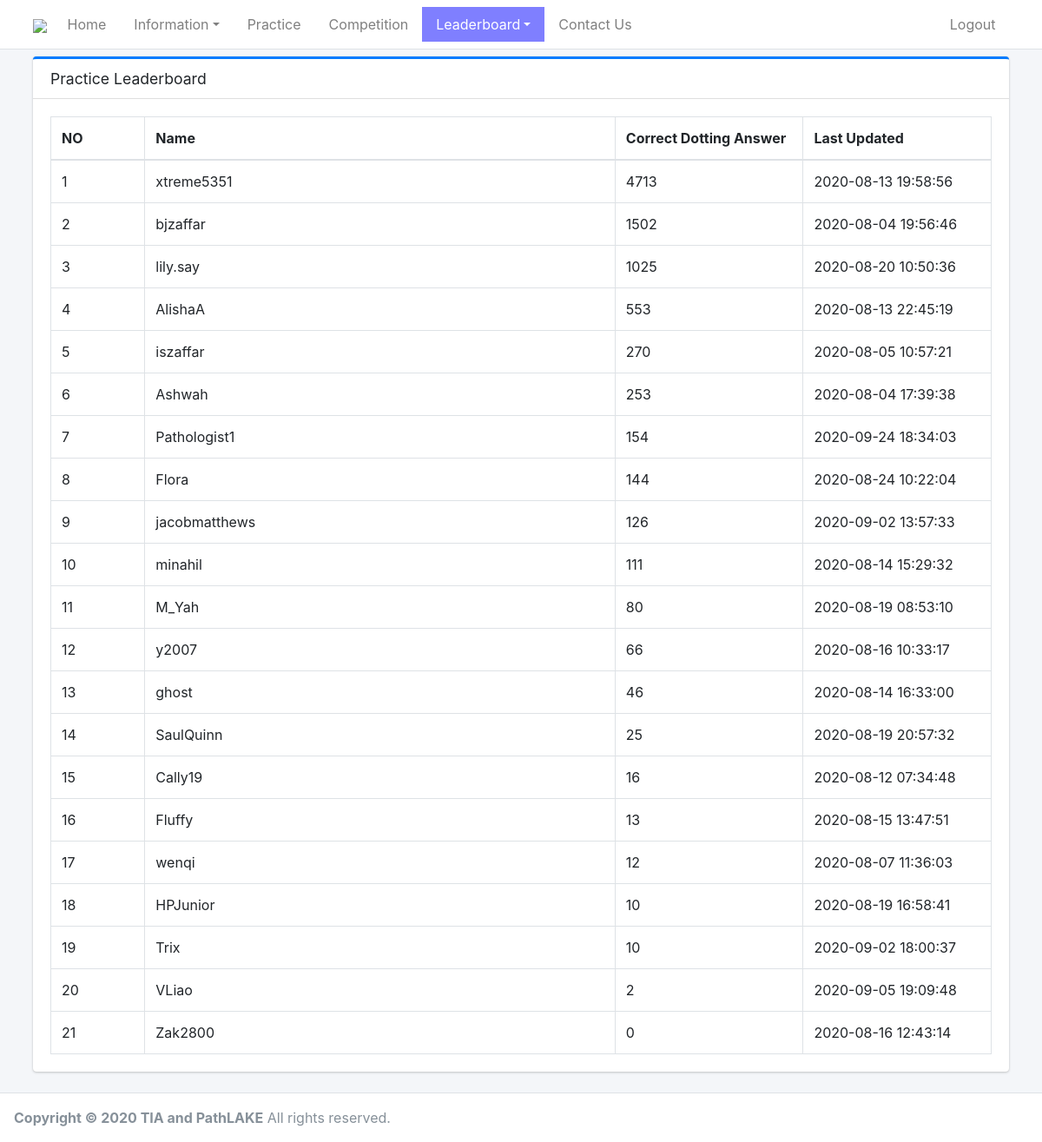
/off/leaderboard-practice/ (signed in), run on the app's committed database.
### tangoweb/models.py (models this page shows, shortened)
class UserPracticeBoard(models.Model):
    user = models.OneToOneField(User, on_delete=models.CASCADE)
    point = models.IntegerField()
    updated = models.DateTimeField(default=timezone.now)

### tangooff/views.py (the view)
# urls.py: path('leaderboard-practice/', views.leaderboardPractice, name='tangooff-leaderboard'),
@login_required
def leaderboardPractice(request):
    aUserBoards = UserPracticeBoard.objects.filter().order_by('-point')
    context = {
        'top': 'leaderboard',
        'boards': aUserBoards,
    }
    return render(request, 'tangooff/leaderboard.html', context)

### tangoweb/templatetags/tango_filters.py (called while the page is built)
@register.simple_tag
def checkTopMenuActive(currentMenu, selectedMenu):
   return 'active' if currentMenu == selectedMenu else ''

@register.simple_tag
def getLevelString(level):
   if level == '1':
      lstring = 'Mild'
   elif level == '2':
      lstring = 'Hot'
   elif level == '3':
      lstring = 'Spicy'
   elif level == '4':
      lstring = 'Supercharger'
   return lstring

### templates/tangooff/leaderboard.html (shortened to what this page needs)
{% extends "layout.html" %}
{% load tango_filters %}
{% load static %}
{% block content %}
<link rel="stylesheet" href="{% static 'theme/plugins/datatables-bs4/css/dataTables.bootstrap4.min.css' %}">
<link rel="stylesheet" href="{% static 'theme/plugins/datatables-responsive/css/responsive.bootstrap4.min.css' %}">
<div class="content">
    <div class="container p-2">
        <div class="row">
            <div class="col-12">
                <div class="card card-primary card-outline">
                    <div class="card-header">
                        <h5 class="card-title">Practice Leaderboard</h5>
                    </div>
                    <div class="card-body">
                        <table id="annotationTable" class="table table-bordered">
                        <thead>
                            <tr>
                                <th style="width:10%;">NO</th>
                                <th style="width:50%;">Name</th>
                                <th style="width:20%;">Correct Dotting Answer</th>
                                <th style="width:20%;">Last Updated</th>
                            </tr>
                        </thead>
                        <tboday>
{%  for aUserBoard in boards %}
                            <tr>
                                <td>{{ forloop.counter }}</td>
                                <td>{{ aUserBoard.user.username }}</td>
                                <td>{{ aUserBoard.point }}</td>
                                <td>{{ aUserBoard.updated|date:"Y-m-d H:i:s" }}</td>
                            </tr>
{%  endfor %}
                        </tboday>
                        </table>
                    </div>
                </div>
            </div>
        </div>
    </div>
</div>
{% endblock content %}

### templates/layout.html (shortened to what this page needs)
{% load tango_filters %}
{% load static %}
<!DOCTYPE html>
<html>
<head>
    <link rel="stylesheet" href="{% static 'theme/plugins/fontawesome-free/css/all.min.css' %}">
    <link rel="stylesheet" href="https://code.ionicframework.com/ionicons/2.0.1/css/ionicons.min.css">
    <link rel="stylesheet" href="{% static 'theme/dist/css/adminlte.min.css' %}">
    <link rel="stylesheet" href="{% static 'css/tango2.css' %}">
</head>
<body class="hold-transition layout-top-nav">
    <div class="wrapper">
        <nav class="main-header navbar navbar-expand-md navbar-light navbar-white">
            <div class="container">
                <a href="{% url 'tangoweb-home' %}" class="navbar-brand">
                    <img style="width:100px;" class="img-fluid" src="{% static 'image/pathcomplogo.png' %}"/>
                </a>
                <div class="collapse navbar-collapse order-3" id="navbarCollapse">
                    <ul class="navbar-nav">
                        <li class="nav-item {% checkTopMenuActive 'home' top %}">
                            <a href="{% url 'tangoweb-home' %}" class="nav-link">Home</a>
                        </li>
                        <li class="nav-item dropdown {% checkTopMenuActive 'information' top %}">
                            <a id="dropdownSubMenu1" href="#" data-toggle="dropdown" aria-haspopup="true" aria-expanded="false" class="nav-link dropdown-toggle">Information</a>
                        </li>
                        <li class="nav-item {% checkTopMenuActive 'practice' top %}">
                            <a href="{% url 'tangooff-home' %}" class="nav-link">Practice</a>
                        </li>
                        <li class="nav-item {% checkTopMenuActive 'competition' top %}">
                            <a href="{% url 'tangoon-home' %}" class="nav-link">Competition</a>
                        </li>
                        <li class="nav-item dropdown {% checkTopMenuActive 'leaderboard' top %}">
                            <a id="dropdownSubMenu1" href="#" data-toggle="dropdown" aria-haspopup="true" aria-expanded="false" class="nav-link dropdown-toggle">Leaderboard</a>
                        </li>
                        <li class="nav-item {% checkTopMenuActive 'contactus' top %}">
                            <a href="{% url 'tangoweb-contactus' %}" class="nav-link">Contact Us</a>
                        </li>
                    </ul>
                </div>
                <ul class="order-1 order-md-3 navbar-nav navbar-no-expand ml-auto">
{%  if user.is_authenticated %}
                <li class="nav-item">
                    <a class="nav-link" href="{% url 'tangoweb-logout' %}">
                        <i class="fas fa-sign-in-alt"></i> Logout
                    </a>
                </li>
{%  endif %}
                </ul>
            </div>
        </nav>
        <div class="content-wrapper">
            {% block content %}{% endblock content %}
        </div>
        <footer class="main-footer">
            <strong>Copyright &copy; 2020 TIA and PathLAKE</strong> All rights reserved.
        </footer>
    </div>
</body>
</html>

### static/css/tango2.css (style rules this page uses)
.navbar-light .navbar-nav .active > a:first-child { color: rgba(255, 255, 255, 1) !important; background-color: rgba(0,0,255, .5) !important; }

### data on the page
UserPracticeBoard: user.username "xtreme5351", point "4713", updated "2020-08-13 19:58:56"
UserPracticeBoard: user.username "bjzaffar", point "1502", updated "2020-08-04 19:56:46"
UserPracticeBoard: user.username "lily.say", point "1025", updated "2020-08-20 10:50:36"
UserPracticeBoard: user.username "AlishaA", point "553", updated "2020-08-13 22:45:19"
UserPracticeBoard: user.username "iszaffar", point "270", updated "2020-08-05 10:57:21"
UserPracticeBoard: user.username "Ashwah", point "253", updated "2020-08-04 17:39:38"
UserPracticeBoard: user.username "Pathologist1", point "154", updated "2020-09-24 18:34:03"
UserPracticeBoard: user.username "Flora", point "144", updated "2020-08-24 10:22:04"
UserPracticeBoard: user.username "jacobmatthews", point "126", updated "2020-09-02 13:57:33"
UserPracticeBoard: user.username "minahil", point "111", updated "2020-08-14 15:29:32"
UserPracticeBoard: user.username "M_Yah", point "80", updated "2020-08-19 08:53:10"
UserPracticeBoard: user.username "y2007", point "66", updated "2020-08-16 10:33:17"
UserPracticeBoard: user.username "ghost", point "46", updated "2020-08-14 16:33:00"
UserPracticeBoard: user.username "SaulQuinn", point "25", updated "2020-08-19 20:57:32"
UserPracticeBoard: user.username "Cally19", point "16", updated "2020-08-12 07:34:48"
UserPracticeBoard: user.username "Fluffy", point "13", updated "2020-08-15 13:47:51"
UserPracticeBoard: user.username "wenqi", point "12", updated "2020-08-07 11:36:03"
UserPracticeBoard: user.username "HPJunior", point "10", updated "2020-08-19 16:58:41"
UserPracticeBoard: user.username "Trix", point "10", updated "2020-09-02 18:00:37"
UserPracticeBoard: user.username "VLiao", point "2", updated "2020-09-05 19:09:48"
UserPracticeBoard: user.username "Zak2800", point "0", updated "2020-08-16 12:43:14"
